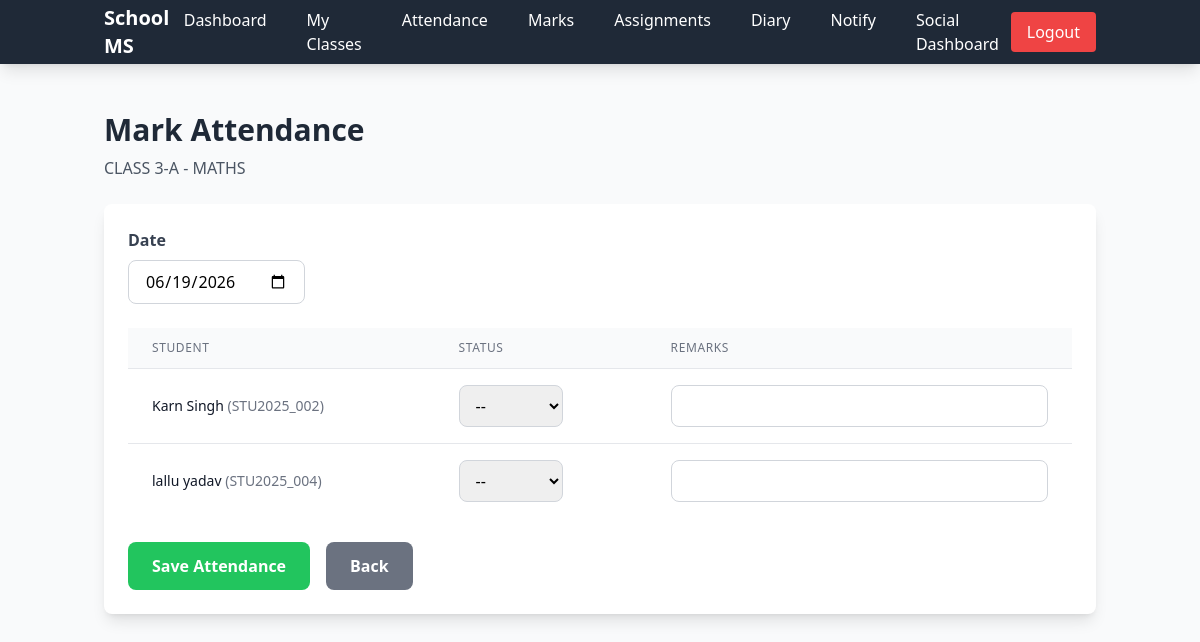
The page /teacher/mark_attendance/1 (signed in) on the database its author committed.
### app.py (models this page shows, shortened)
class Classes(db.Model):
    __tablename__ = 'classes'
    id = db.Column(db.Integer, primary_key=True)
    class_id = db.Column(db.String(20), unique=True, nullable=True)
    name = db.Column(db.String(100), nullable=False)
    section = db.Column(db.String(10))
    grade_id = db.Column(db.String(20), db.ForeignKey('grade.grade_id'))
    head = db.Column(db.String(20), db.ForeignKey('teacher.teacher_id'))
    students = db.relationship('Student', backref='class_obj', lazy=True)
    class_subjects = db.relationship('ClassSubject', backref='class_obj', lazy=True)
    diaries = db.relationship('Diary', backref='class_obj', lazy=True)
    attendances = db.relationship('Attendance', backref='class_obj', lazy=True)
    assignments = db.relationship('Assignment', backref='class_obj', lazy=True)
    notifications = db.relationship('Notification', backref='class_obj', lazy=True)

class Subject(db.Model):
    __tablename__ = 'subject'
    id = db.Column(db.Integer, primary_key=True)
    subject_id = db.Column(db.String(20), unique=True, nullable=True)
    name = db.Column(db.String(100), nullable=False)
    description = db.Column(db.String(500))
    class_subjects = db.relationship('ClassSubject', backref='subject', lazy=True)

class Student(db.Model):
    __tablename__ = 'student'
    id = db.Column(db.Integer, primary_key=True)
    student_id = db.Column(db.String(20), unique=True)
    name = db.Column(db.String(100), nullable=False)
    email = db.Column(db.String(120), unique=True, nullable=False)
    password_hash = db.Column(db.String(128), nullable=False)
    age = db.Column(db.Integer, nullable=False)
    gender = db.Column(db.String(20), nullable=False)
    contact_info = db.Column(db.String(15), nullable=False)
    parent_name = db.Column(db.String(100), nullable=False)
    parent_phone = db.Column(db.String(15))
    date_join = db.Column(db.Date, nullable=False, default=date.today)
    class_id = db.Column(db.String(20), db.ForeignKey('classes.class_id'))
    attendances = db.relationship('Attendance', backref='student', lazy=True)
    marks = db.relationship('Marks', backref='student', lazy=True)
    submissions = db.relationship('Submission', backref='student', lazy=True)

### app.py (the view, shortened to what this page needs)
@app.route('/teacher/mark_attendance/<int:class_subject_id>', methods=['GET', 'POST'])
@teacher_required
def mark_attendance(class_subject_id):
    teacher_id = session.get('teacher_id')
    class_subject = ClassSubject.query.get_or_404(class_subject_id)
    if class_subject.teacher_id != teacher_id:
        flash('Unauthorized access', 'error')
        return redirect(url_for('teacher_dashboard'))
    students = Student.query.filter_by(class_id=class_subject.class_id).all()
    today_attendance = {}
    for student in students:
        att = Attendance.query.filter_by(
            student_id=student.student_id,
            date=date.today(),
            class_subject_id=class_subject_id
        ).first()
        if att:
            today_attendance[student.student_id] = att
    return render_template('mark_attendance.html',
                         class_subject=class_subject,
                         students=students,
                         today_attendance=today_attendance)

### app.py (called while the page is built)
@app.context_processor
def inject_date():
    return dict(date=date, datetime=datetime)

def teacher_required(f):
    @wraps(f)
    def decorated_function(*args, **kwargs):
        if 'teacher_id' not in session:
            flash('Please login as teacher first', 'error')
            return redirect(url_for('teacher_login'))
        return f(*args, **kwargs)
    return decorated_function

### templates/mark_attendance.html (shortened to what this page needs)
{% extends 'base.html' %}
{% block content %}
<h2 class="text-3xl font-bold text-gray-800 mb-2">Mark Attendance</h2>
<p class="text-gray-600 mb-6">{{ class_subject.class_obj.name }} - {{ class_subject.subject.name }}</p>
<form method="post" class="bg-white shadow-lg rounded-lg p-6">
    <div class="mb-6">
        <label class="block text-gray-700 font-semibold mb-2">Date</label>
        <input type="date" name="date" value="{{ date.today().isoformat() }}" class="border border-gray-300 rounded-lg px-4 py-2 focus:outline-none focus:ring-2 focus:ring-blue-500">
    </div>
    <div class="overflow-x-auto">
        <table class="min-w-full divide-y divide-gray-200">
            <thead class="bg-gray-50">
                <tr>
                    <th class="px-6 py-3 text-left text-xs font-medium text-gray-500 uppercase tracking-wider">Student</th>
                    <th class="px-6 py-3 text-left text-xs font-medium text-gray-500 uppercase tracking-wider">Status</th>
                    <th class="px-6 py-3 text-left text-xs font-medium text-gray-500 uppercase tracking-wider">Remarks</th>
                </tr>
            </thead>
            <tbody class="bg-white divide-y divide-gray-200">
                {% for s in students %}
                {% set att = today_attendance.get(s.student_id) %}
                <tr class="hover:bg-gray-50">
                    <td class="px-6 py-4 whitespace-nowrap text-sm font-medium text-gray-900">
                        {{ s.name }} <span class="text-gray-500">({{ s.student_id }})</span>
                    </td>
                    <td class="px-6 py-4 whitespace-nowrap">
                        <select name="status_{{ s.student_id }}" class="border border-gray-300 rounded-lg px-3 py-2 focus:outline-none focus:ring-2 focus:ring-blue-500">
                            <option value="">--</option>
                        </select>
                    </td>
                    <td class="px-6 py-4">
                        <input name="remarks_{{ s.student_id }}" value="{{ att.remarks if att else '' }}" class="border border-gray-300 rounded-lg px-3 py-2 w-full focus:outline-none focus:ring-2 focus:ring-blue-500">
                    </td>
                </tr>
                {% endfor %}
            </tbody>
        </table>
    </div>
    <div class="flex gap-4 mt-6">
        <button type="submit" class="bg-green-500 hover:bg-green-600 text-white px-6 py-3 rounded-lg font-semibold">Save Attendance</button>
        <a href="{{ url_for('attendance_home') }}" class="bg-gray-500 hover:bg-gray-600 text-white px-6 py-3 rounded-lg font-semibold">Back</a>
    </div>
</form>
{% endblock %}

### rows shown on the page
Classes: class_obj.name "CLASS 3-A"
Subject: subject.name "MATHS"
Student: name "Karn Singh", student_id "STU2025_002"
Student: name "lallu yadav", student_id "STU2025_004"
